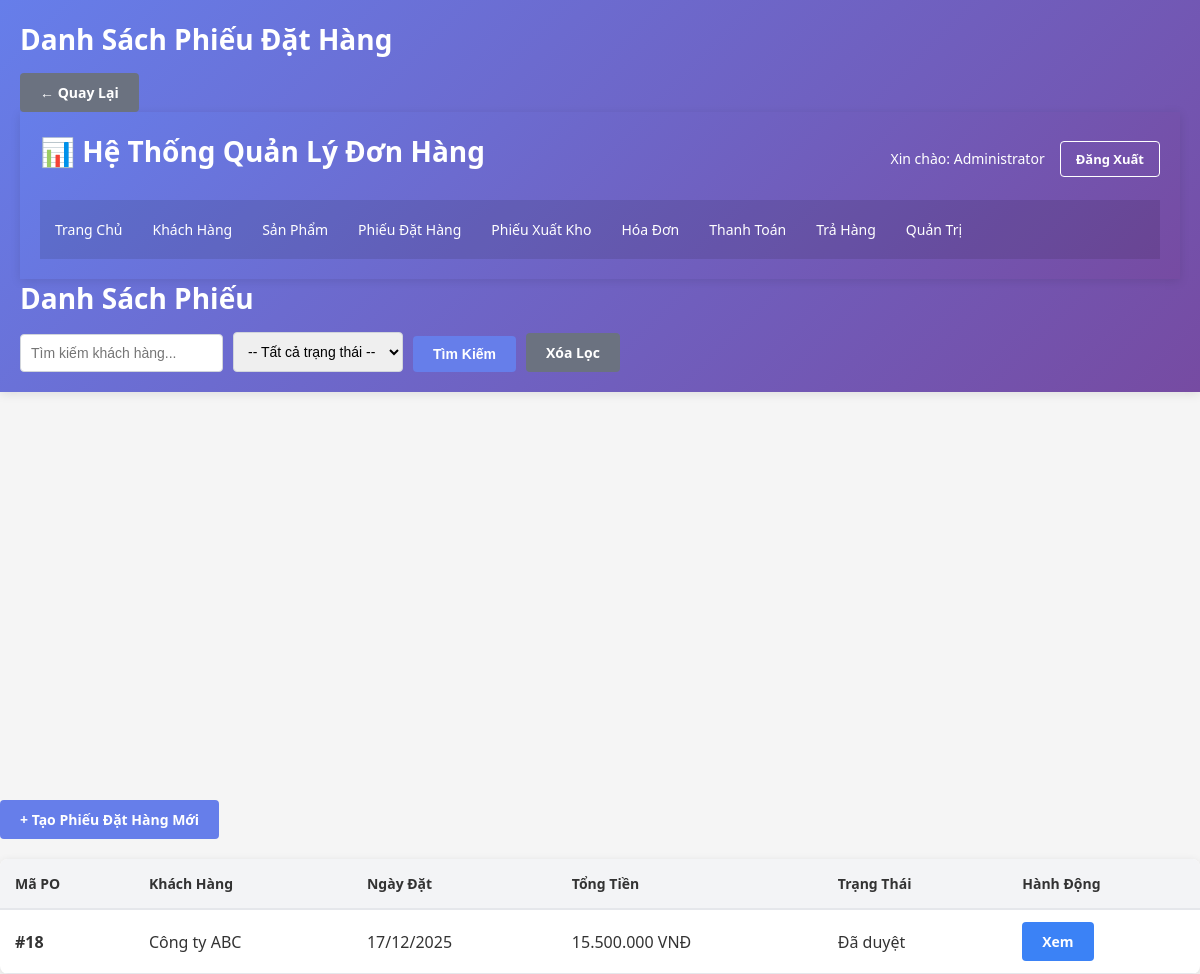
The app's page /po_list.php (signed in) with its own data.
### tables this page shows
CREATE TABLE `phieu_dat_hang` (
  `ma_phieu_dat_hang` int(11) NOT NULL,
  `ma_khach_hang` int(11) NOT NULL,
  `ngay_dat` date NOT NULL,
  `tong_tien` decimal(15,2) DEFAULT 0.00,
  `created_by` int(11) DEFAULT NULL,
  `approved_by` int(11) DEFAULT NULL,
  `approved_at` datetime DEFAULT NULL,
  `trang_thai` enum('Chờ duyệt','Đã duyệt','Hủy') DEFAULT 'Chờ duyệt',
  `ghi_chu` text DEFAULT NULL
);

CREATE TABLE `khach_hang` (
  `ma_khach_hang` int(11) NOT NULL,
  `ten_khach_hang` varchar(255) NOT NULL,
  `dia_chi` varchar(500) DEFAULT NULL,
  `dien_thoai` varchar(20) DEFAULT NULL,
  `email` varchar(100) DEFAULT NULL,
  `ngay_tao` datetime DEFAULT current_timestamp(),
  `trang_thai` enum('Hoạt động','Ngừng hoạt động') DEFAULT 'Hoạt động'
);

### config.php (called while the page is built, shortened)
<?php
function formatMoney($amount) {
    return number_format($amount, 0, ',', '.');
}
?>

### po_list.php (the view, shortened to what this page needs)
<?php
include 'config.php';
$search = '';
$sql = "SELECT p.ma_phieu_dat_hang, k.ten_khach_hang, p.ngay_dat, p.tong_tien, p.trang_thai
        FROM phieu_dat_hang p
        JOIN khach_hang k ON p.ma_khach_hang = k.ma_khach_hang
        WHERE 1=1";
$sql .= " ORDER BY p.ngay_dat DESC";
$result = $conn->query($sql);
?>
<!DOCTYPE html>
<html lang="vi">
<head>
    <link rel="stylesheet" href="../css/style.css">
</head>
<body>
    <div class="container">
        <header>
            <h1>Danh Sách Phiếu Đặt Hàng</h1>
            <a href="../index.php" class="btn-secondary">← Quay Lại</a>
        <?php include 'header.php'; ?>
        <h1>Danh Sách Phiếu</h1>
                <form method="GET" class="filter-form">
                    <input type="text" name="search" placeholder="Tìm kiếm khách hàng..." value="<?php echo htmlspecialchars($search); ?>">
                    <select name="trang_thai">
                        <option value="">-- Tất cả trạng thái --</option>
                    </select>
                    <button type="submit" class="btn-primary">Tìm Kiếm</button>
                    <a href="list.php" class="btn-secondary">Xóa Lọc</a>
                </form>
            </div>
            <div class="actions-section">
                <a href="create.php" class="btn-primary">+ Tạo Phiếu Đặt Hàng Mới</a>
            </div>
            <table class="table">
                <thead>
                    <tr>
                        <th>Mã PO</th>
                        <th>Khách Hàng</th>
                        <th>Ngày Đặt</th>
                        <th>Tổng Tiền</th>
                        <th>Trạng Thái</th>
                        <th>Hành Động</th>
                    </tr>
                </thead>
                <tbody>
                    <?php
                    if ($result->num_rows > 0) {
                        while($row = $result->fetch_assoc()) {
                            echo "<tr>";
                            echo "<td><strong>#" . $row['ma_phieu_dat_hang'] . "</strong></td>";
                            echo "<td>" . htmlspecialchars($row['ten_khach_hang']) . "</td>";
                            echo "<td>" . date('d/m/Y', strtotime($row['ngay_dat'])) . "</td>";
                            echo "<td>" . formatMoney($row['tong_tien']) . " VNĐ</td>";
                            echo "<td><span class='status-" . strtolower(str_replace(' ', '-', $row['trang_thai'])) . "'>" . $row['trang_thai'] . "</span></td>";
                            echo "<td>";
                            echo "<a href='detail.php?id=" . $row['ma_phieu_dat_hang'] . "' class='btn-info'>Xem</a> ";
                            echo "</td>";
                            echo "</tr>";
                        }
                    } else {
                        echo "<tr><td colspan='6' style='text-align: center;'>Không có phiếu đặt hàng</td></tr>";
                    }
                    ?>
                </tbody>
            </table>
</body>
</html>

### css/style.css (style rules this page uses)
* { margin: 0; padding: 0; box-sizing: border-box; }
body { font-family: 'Segoe UI', Tahoma, Geneva, Verdana, sans-serif; background-color: #f5f5f5; color: #333; }
.container { max-width: 1200px; margin: 0 auto; min-height: 100vh; display: flex; flex-direction: column; }
header { background: linear-gradient(135deg, #667eea 0%, #764ba2 100%); color: white; padding: 20px; box-shadow: 0 2px 10px rgba(0,0,0,0.1); }
header h1 { font-size: 28px; margin-bottom: 15px; }
.table { width: 100%; border-collapse: collapse; background: white; box-shadow: 0 2px 8px rgba(0,0,0,0.1); border-radius: 8px; overflow: hidden; }
.table thead { background-color: #f3f4f6; border-bottom: 2px solid #e5e7eb; }
.table th { padding: 15px; text-align: left; font-weight: 600; color: #333; font-size: 14px; }
.table td { padding: 12px 15px; border-bottom: 1px solid #e5e7eb; }
.btn-primary, .btn-secondary, .btn-danger, .btn-warning, .btn-info, .btn-logout { padding: 10px 20px; border: none; border-radius: 4px; font-size: 14px; cursor: pointer; text-decoration: none; display: inline-block; transition: all 0.3s; font-weight: 600; }
.btn-primary { background-color: #667eea; color: white; }
.btn-secondary { background-color: #6b7280; color: white; }
.btn-info { background-color: #3b82f6; color: white; }
.filter-form { display: flex; gap: 10px; align-items: flex-end; flex-wrap: wrap; }
.filter-form input, .filter-form select { padding: 10px; border: 1px solid #d1d5db; border-radius: 4px; font-size: 14px; }
.actions-section { margin-bottom: 20px; }

### records on screen
phieu_dat_hang: ma_phieu_dat_hang "18", ma_khach_hang.ten_khach_hang "Công ty ABC", ngay_dat "17/12/2025", tong_tien "15.500.000", trang_thai "Đã duyệt"

### other values on screen
$_SESSION['user_name'] "Administrator"
